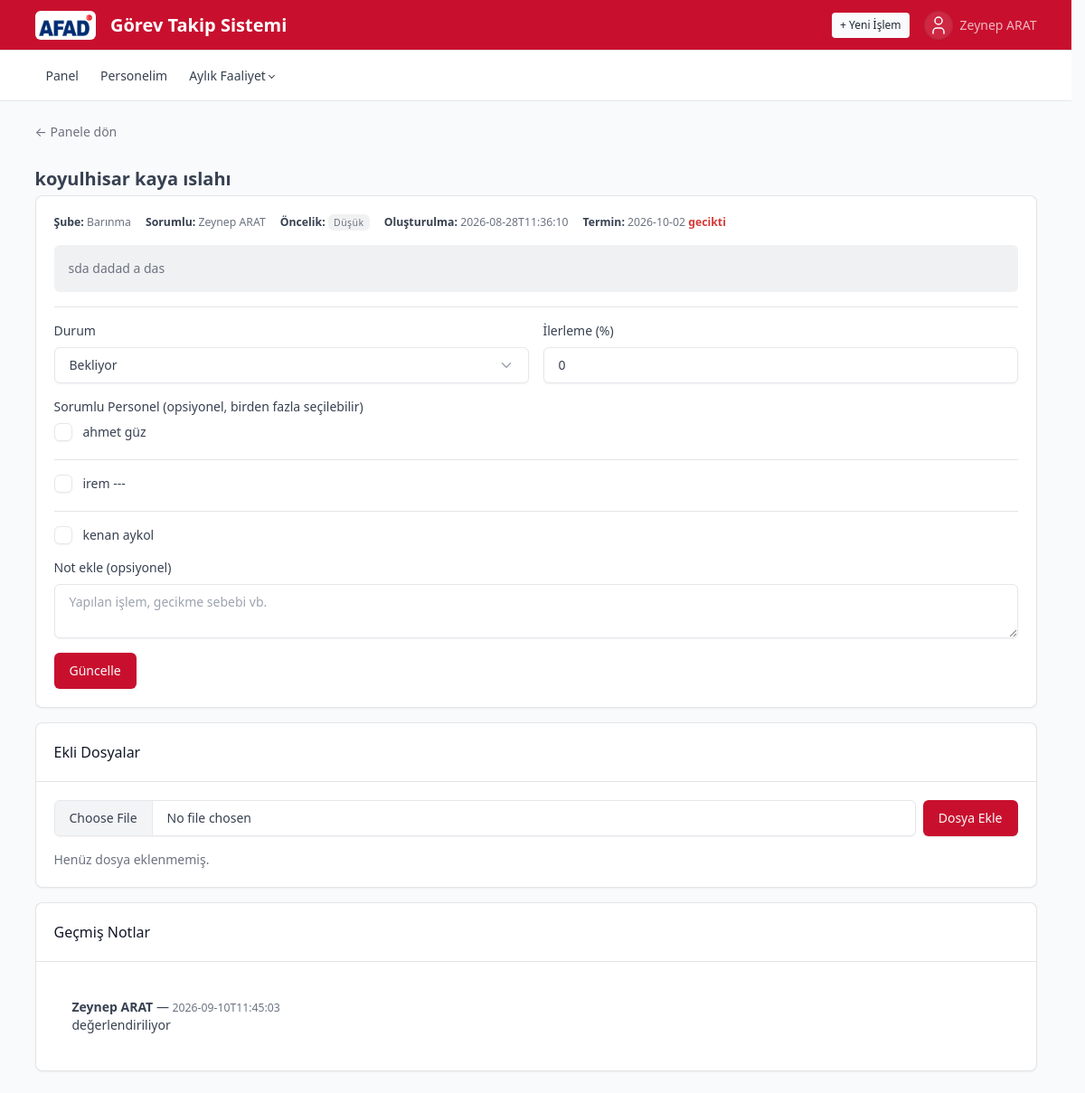
The app's page /tasks/4 (signed in) with its own data.
### tables this page shows
CREATE TABLE users (
            id INTEGER PRIMARY KEY AUTOINCREMENT,
            username TEXT UNIQUE NOT NULL,
            password_hash TEXT NOT NULL,
            full_name TEXT NOT NULL,
            role TEXT NOT NULL CHECK(role IN ('admin','manager')),
            department TEXT,
            is_active INTEGER NOT NULL DEFAULT 1
        , email TEXT);

CREATE TABLE tasks (
            id INTEGER PRIMARY KEY AUTOINCREMENT,
            title TEXT NOT NULL,
            description TEXT,
            department TEXT NOT NULL,
            assigned_to INTEGER NOT NULL,
            created_by INTEGER NOT NULL,
            status TEXT NOT NULL DEFAULT 'Bekliyor',
            priority TEXT NOT NULL DEFAULT 'Orta',
            created_at TEXT NOT NULL,
            due_date TEXT,
            completed_at TEXT,
            updated_at TEXT NOT NULL, progress INTEGER NOT NULL DEFAULT 0, personnel_id INTEGER REFERENCES personnel(id),
            FOREIGN KEY(assigned_to) REFERENCES users(id),
            FOREIGN KEY(created_by) REFERENCES users(id)
        );

CREATE TABLE personnel (
            id INTEGER PRIMARY KEY AUTOINCREMENT,
            manager_id INTEGER NOT NULL,
            full_name TEXT NOT NULL,
            is_active INTEGER NOT NULL DEFAULT 1,
            created_at TEXT NOT NULL,
            FOREIGN KEY(manager_id) REFERENCES users(id)
        );

CREATE TABLE task_notes (
            id INTEGER PRIMARY KEY AUTOINCREMENT,
            task_id INTEGER NOT NULL,
            author_id INTEGER NOT NULL,
            note TEXT NOT NULL,
            created_at TEXT NOT NULL,
            FOREIGN KEY(task_id) REFERENCES tasks(id),
            FOREIGN KEY(author_id) REFERENCES users(id)
        );

### app.py (the view, shortened to what this page needs)
@app.route("/tasks/<int:task_id>", methods=["GET", "POST"])
@login_required
def task_detail(task_id):
    db = get_db()
    user = current_user()
    task = db.execute(
        """SELECT tasks.*, u.full_name AS assigned_name
           FROM tasks
           JOIN users u ON tasks.assigned_to = u.id
           WHERE tasks.id=?""",
        (task_id,),
    ).fetchone()
    if not task:
        flash("İşlem bulunamadı.", "error")
        return redirect(url_for("dashboard"))
    if user["role"] == "manager" and task["assigned_to"] != user["id"]:
        flash("Bu işleme erişim yetkiniz yok.", "error")
        return redirect(url_for("dashboard"))
    notes = db.execute(
        """SELECT task_notes.*, u.full_name FROM task_notes
           JOIN users u ON task_notes.author_id = u.id
           WHERE task_id=? ORDER BY created_at DESC""",
        (task_id,),
    ).fetchall()
    attachments = db.execute(
        """SELECT attachments.*, u.full_name FROM attachments
           JOIN users u ON attachments.uploaded_by = u.id
           WHERE task_id=? ORDER BY uploaded_at DESC""",
        (task_id,),
    ).fetchall()
    assigned_personnel = db.execute(
        """SELECT p.* FROM task_personnel tp JOIN personnel p ON tp.personnel_id = p.id
           WHERE tp.task_id=? ORDER BY p.full_name""",
        (task_id,),
    ).fetchall()
    assigned_personnel_ids = {p["id"] for p in assigned_personnel}
    personnel_options = []
    if user["role"] == "manager":
        placeholders = ",".join("?" * len(assigned_personnel_ids)) or "0"
        personnel_options = db.execute(
            f"SELECT * FROM personnel WHERE manager_id=? AND (is_active=1 OR id IN ({placeholders})) ORDER BY full_name",
            (user["id"], *assigned_personnel_ids),
        ).fetchall()
    return render_template(
        "task_detail.html", task=task, notes=notes, attachments=attachments, user=user,
        personnel_options=personnel_options, assigned_personnel=assigned_personnel,
        assigned_personnel_ids=assigned_personnel_ids,
    )

### app.py (called while the page is built)
def get_db():
    if "db" not in g:
        g.db = sqlite3.connect(DB_PATH)
        g.db.row_factory = sqlite3.Row
        g.db.execute("PRAGMA foreign_keys = ON")
    return g.db

def login_required(f):
    @wraps(f)
    def wrapper(*args, **kwargs):
        if "user_id" not in session:
            return redirect(url_for("login"))
        return f(*args, **kwargs)
    return wrapper

def current_user():
    if "user_id" not in session:
        return None
    db = get_db()
    return db.execute("SELECT * FROM users WHERE id=?", (session["user_id"],)).fetchone()

def is_overdue(row):
    if row["due_date"] and row["status"] not in ("Tamamlandı", "İptal"):
        try:
            return date.fromisoformat(row["due_date"]) < date.today()
        except ValueError:
            return False
    return False

def is_stale(row):
    if row["status"] not in ("Tamamlandı", "İptal") and row["updated_at"]:
        try:
            updated = datetime.fromisoformat(row["updated_at"])
            return (datetime.now() - updated).days >= STALE_DAYS
        except ValueError:
            return False
    return False

### templates/task_detail.html (shortened to what this page needs)
{% extends "base.html" %}
{% import "_macros.html" as m %}
{% block content %}
<a href="{{ url_for('dashboard') }}" class="text-secondary d-print-none">← Panele dön</a>
<div class="page-header d-print-none">
  <div class="row align-items-center">
    <div class="col"><h2 class="page-title">{{ task.title }}</h2></div>
  </div>
</div>
<div class="card mb-3">
  <div class="card-body">
    <div class="d-flex flex-wrap gap-3 mb-3 small text-secondary">
      <span><b class="text-body">Şube:</b> {{ task.department or "-" }}</span>
      <span><b class="text-body">Sorumlu:</b> {{ task.assigned_name }}</span>
      <span><b class="text-body">Öncelik:</b> {{ m.priority_badge(task.priority) }}</span>
      <span><b class="text-body">Oluşturulma:</b> {{ task.created_at }}</span>
      {% if task.due_date %}<span><b class="text-body">Termin:</b> {{ task.due_date }}{% if is_overdue(task) %} <span class="text-red fw-bold">gecikti</span>{% endif %}</span>{% endif %}
    </div>
    {% if task.description %}
    <p class="bg-secondary-lt p-3 rounded">{{ task.description }}</p>
    {% endif %}
    <form method="post" class="border-top pt-3 mt-3">
      <div class="row">
        <div class="col-md-6">
          <div class="mb-3">
            <label class="form-label">Durum</label>
            <select name="status" class="form-select">
              {% for s in STATUSES %}
              <option value="{{ s }}" {% if s == task.status %}selected{% endif %}>{{ s }}</option>
              {% endfor %}
            </select>
          </div>
        </div>
        <div class="col-md-6">
          <div class="mb-3">
            <label class="form-label">İlerleme (%)</label>
            <input type="number" name="progress" class="form-control" min="0" max="100" step="5" value="{{ task.progress }}">
          </div>
        </div>
      </div>
      {% if user.role == 'manager' and personnel_options %}
      <div class="mb-3">
        <label class="form-label">Sorumlu Personel (opsiyonel, birden fazla seçilebilir)</label>
        <div class="divide-y">
          {% for p in personnel_options %}
          <label class="form-check my-1">
            <input class="form-check-input" type="checkbox" name="personnel_ids" value="{{ p.id }}" {% if p.id in assigned_personnel_ids %}checked{% endif %}>
            <span class="form-check-label">{{ p.full_name }}{% if not p.is_active %} (pasif){% endif %}</span>
          </label>
          {% endfor %}
        </div>
      </div>
      {% endif %}
      <div class="mb-3">
        <label class="form-label">Not ekle (opsiyonel)</label>
        <textarea name="note" class="form-control" rows="2" placeholder="Yapılan işlem, gecikme sebebi vb."></textarea>
      </div>
      <button type="submit" class="btn btn-primary">Güncelle</button>
    </form>
  </div>
</div>
<div class="card mb-3 d-print-none">
  <div class="card-header"><h3 class="card-title">Ekli Dosyalar</h3></div>
  <div class="card-body">
    <form method="post" action="{{ url_for('upload_attachment', task_id=task.id) }}" enctype="multipart/form-data" class="row g-2 align-items-center mb-3">
      <div class="col-auto flex-fill"><input type="file" name="file" class="form-control" required></div>
      <div class="col-auto"><button type="submit" class="btn btn-primary">Dosya Ekle</button></div>
    </form>
    {% if attachments %}
    <div class="list-group list-group-flush">
      {% for a in attachments %}
      <div class="list-group-item d-flex justify-content-between align-items-center">
        <div>
          <svg xmlns="http://www.w3.org/2000/svg" viewBox="0 0 24 24" fill="none" stroke="currentColor" stroke-width="2" stroke-linecap="round" stroke-linejoin="round" class="icon me-1"><path stroke="none" d="M0 0h24v24H0z" fill="none"/><path d="M15 7l-6.5 6.5a1.5 1.5 0 0 0 3 3l6.5 -6.5a3 3 0 0 0 -6 -6l-6.5 6.5a4.5 4.5 0 0 0 9 9l6.5 -6.5" /></svg>
          <a href="{{ url_for('download_attachment', task_id=task.id, attachment_id=a.id) }}">{{ a.original_name }}</a>
        </div>
        <span class="text-secondary small">{{ a.full_name }} — {{ a.uploaded_at }}</span>
      </div>
      {% endfor %}
    </div>
    {% else %}
    <p class="text-secondary">Henüz dosya eklenmemiş.</p>
    {% endif %}
  </div>
</div>
<div class="card">
  <div class="card-header"><h3 class="card-title">Geçmiş Notlar</h3></div>
  <div class="card-body">
    {% if notes %}
    <div class="list-group list-group-flush">
      {% for n in notes %}
      <div class="list-group-item d-flex justify-content-between align-items-start">
        <div><b>{{ n.full_name }}</b> — <span class="text-secondary small">{{ n.created_at }}</span><br>{{ n.note }}</div>
      </div>
      {% endfor %}
    </div>
    {% else %}
    <p class="text-secondary">Henüz not eklenmemiş.</p>
    {% endif %}
  </div>
</div>
{% endblock %}

### templates/base.html (shortened to what this page needs)
<!doctype html>
<html lang="tr" data-bs-theme-primary="orange">
<head>
<link rel="stylesheet" href="{{ url_for('static', filename='vendor/tabler/css/tabler.min.css') }}">
<link rel="stylesheet" href="{{ url_for('static', filename='vendor/tabler/css/tabler-themes.min.css') }}">
<link rel="stylesheet" href="{{ url_for('static', filename='style.css') }}">
</head>
<body>
{% if session.get('user_id') %}
<header class="navbar navbar-expand-md navbar-dark bg-primary d-print-none">
  <div class="container-xl">
    <a href="{{ url_for('dashboard') }}" class="navbar-brand d-flex align-items-center pe-0 pe-md-3">
      <span class="bg-white rounded d-inline-flex align-items-center p-1 me-2">
        <img src="{{ url_for('static', filename='img/afad-logo.png') }}" alt="AFAD" style="height: 24px; width: auto;">
      </span>
      Görev Takip Sistemi
    </a>
    <div class="navbar-nav flex-row order-md-last align-items-center">
      <a href="{{ url_for('new_task') }}" class="btn btn-light btn-sm d-none d-sm-inline-block me-3">+ Yeni İşlem</a>
      <div class="nav-item dropdown">
        <a href="#" class="nav-link d-flex lh-1 text-reset p-0" data-bs-toggle="dropdown" aria-expanded="false">
          <span class="avatar avatar-sm bg-white-lt">
          </span>
          <div class="d-none d-xl-block ps-2">
            <div>{{ session.get('full_name') }}</div>
          </div>
        </a>
      </div>
    </div>
  </div>
</header>
<div class="navbar-expand-md d-print-none">
  <div class="collapse navbar-collapse" id="navbar-menu">
    <div class="navbar navbar-light">
      <div class="container-xl">
        <ul class="navbar-nav">
          <li class="nav-item"><a class="nav-link" href="{{ url_for('dashboard') }}">Panel</a></li>
          {% if session.get('role') == 'admin' %}
          <li class="nav-item"><a class="nav-link" href="{{ url_for('users') }}">Şube Müdürleri</a></li>
          <li class="nav-item"><a class="nav-link" href="{{ url_for('admins') }}">Yöneticiler</a></li>
          <li class="nav-item"><a class="nav-link" href="{{ url_for('reports') }}">Raporlar</a></li>
          <li class="nav-item"><a class="nav-link" href="{{ url_for('statistics') }}">İstatistikler</a></li>
          {% else %}
          <li class="nav-item"><a class="nav-link" href="{{ url_for('personnel') }}">Personelim</a></li>
          {% endif %}
          <li class="nav-item dropdown">
            <a class="nav-link dropdown-toggle {% if request.endpoint in ('monthly_activities', 'monthly_activity_entry', 'monthly_activity_report') %}active{% endif %}"
               href="#" data-bs-toggle="dropdown" aria-expanded="false">Aylık Faaliyet</a>
          </li>
        </ul>
      </div>
    </div>
  </div>
</div>
{% endif %}
<div class="page-wrapper">
  <div class="page-body">
    <div class="container-xl">
      {% block content %}{% endblock %}
    </div>
  </div>
</div>
</body>
</html>

### templates/_macros.html (shortened to what this page needs)
{% macro priority_color(priority) -%}
{{ {'Düşük': 'secondary', 'Orta': 'blue', 'Yüksek': 'yellow', 'Acil': 'red'}.get(priority, 'secondary') }}
{%- endmacro %}
{% macro priority_badge(priority) -%}
<span class="badge bg-{{ priority_color(priority) }}-lt">{{ priority }}</span>
{%- endmacro %}

### static/style.css (style rules this page uses)
[data-bs-theme-primary="orange"] { --tblr-primary: #c8102e; --tblr-primary-rgb: 200, 16, 46; }

### records on screen
users: get "Zeynep ARAT", assigned_name "Zeynep ARAT"
tasks: title "koyulhisar kaya ıslahı", department "Barınma", priority "Düşük", created_at "2026-08-28T11:36:10", due_date "2026-10-02", description "sda dadad a das", status "Bekliyor", progress "0"
personnel: full_name "ahmet güz"
personnel: full_name "irem ---"
personnel: full_name "kenan aykol"
task_notes: full_name "Zeynep ARAT", created_at "2026-09-10T11:45:03", note "değerlendiriliyor"
